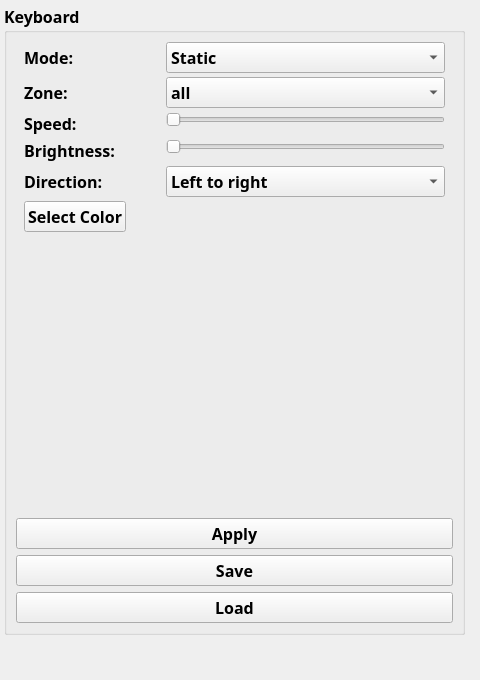
     <widget class="QWidget" name="keyboard_tab">
      <property name="sizePolicy">
       <sizepolicy hsizetype="Maximum" vsizetype="Maximum">
        <horstretch>0</horstretch>
        <verstretch>0</verstretch>
       </sizepolicy>
      </property>
      <property name="minimumSize">
       <size>
        <width>480</width>
        <height>680</height>
       </size>
      </property>
      <property name="maximumSize">
       <size>
        <width>480</width>
        <height>680</height>
       </size>
      </property>
      <property name="styleSheet">
       <string notr="true"/>
      </property>
      <attribute name="title">
       <string>Keyboard</string>
      </attribute>
      <widget class="QGroupBox" name="keyboard_box">
       <property name="geometry">
        <rect>
         <x>4</x>
         <y>4</y>
         <width>461</width>
         <height>631</height>
        </rect>
       </property>
       <property name="font">
        <font>
         <family>TT Squares</family>
         <pointsize>12</pointsize>
         <italic>false</italic>
         <bold>true</bold>
        </font>
       </property>
       <property name="title">
        <string>Keyboard</string>
       </property>
       <layout class="QVBoxLayout" name="keyboardBoxLayout">
        <item>
         <layout class="QVBoxLayout" name="verticalLayout_8">
          <property name="topMargin">
           <number>0</number>
          </property>
          <property name="bottomMargin">
           <number>0</number>
          </property>
          <item>
           <layout class="QFormLayout" name="formLayout">
            <property name="labelAlignment">
             <set>Qt::AlignmentFlag::AlignLeading|Qt::AlignmentFlag::AlignLeft|Qt::AlignmentFlag::AlignVCenter</set>
            </property>
            <property name="formAlignment">
             <set>Qt::AlignmentFlag::AlignLeading|Qt::AlignmentFlag::AlignLeft|Qt::AlignmentFlag::AlignTop</set>
            </property>
            <property name="horizontalSpacing">
             <number>40</number>
            </property>
            <property name="verticalSpacing">
             <number>4</number>
            </property>
            <property name="leftMargin">
             <number>8</number>
            </property>
            <property name="rightMargin">
             <number>8</number>
            </property>
            <item row="0" column="0">
             <widget class="QLabel" name="mode_label">
              <property name="font">
               <font>
                <family>TT Squares</family>
                <pointsize>12</pointsize>
               </font>
              </property>
              <property name="text">
               <string>Mode:</string>
              </property>
             </widget>
            </item>
            <item row="0" column="1">
             <widget class="QComboBox" name="mode_combo">
              <property name="font">
               <font>
                <family>TT Squares</family>
                <pointsize>12</pointsize>
               </font>
              </property>
              <item>
               <property name="text">
                <string>Static</string>
               </property>
              </item>
              <item>
               <property name="text">
                <string>Breath</string>
               </property>
              </item>
              <item>
               <property name="text">
                <string>Neon</string>
               </property>
              </item>
              <item>
               <property name="text">
                <string>Wave</string>
               </property>
              </item>
              <item>
               <property name="text">
                <string>Shifting</string>
               </property>
              </item>
              <item>
               <property name="text">
                <string>Zoom</string>
               </property>
              </item>
             </widget>
            </item>
            <item row="1" column="0">
             <widget class="QLabel" name="zone_label">
              <property name="font">
               <font>
                <family>TT Squares</family>
                <pointsize>12</pointsize>
               </font>
              </property>
              <property name="text">
               <string>Zone:</string>
              </property>
             </widget>
            </item>
            <item row="1" column="1">
             <widget class="QComboBox" name="zone_combo">
              <property name="font">
               <font>
                <family>TT Squares</family>
                <pointsize>12</pointsize>
               </font>
              </property>
              <item>
               <property name="text">
                <string>all</string>
               </property>
              </item>
              <item>
               <property name="text">
                <string>1</string>
               </property>
              </item>
              <item>
               <property name="text">
                <string>2</string>
               </property>
              </item>
              <item>
               <property name="text">
                <string>3</string>
               </property>
              </item>
              <item>
               <property name="text">
                <string>4</string>
               </property>
              </item>
             </widget>
            </item>
            <item row="2" column="0">
             <widget class="QLabel" name="speed_label">
              <property name="font">
               <font>
                <family>TT Squares</family>
                <pointsize>12</pointsize>
               </font>
              </property>
              <property name="text">
               <string>Speed:</string>
              </property>
             </widget>
            </item>
            <item row="2" column="1">
             <widget class="QSlider" name="speed_spin">
              <property name="font">
               <font>
                <family>TT Squares</family>
                <pointsize>12</pointsize>
               </font>
              </property>
              <property name="maximum">
               <number>9</number>
              </property>
              <property name="orientation">
               <enum>Qt::Orientation::Horizontal</enum>
              </property>
              <property name="tickInterval">
               <number>1</number>
              </property>
             </widget>
            </item>
            <item row="3" column="0">
             <widget class="QLabel" name="brightness_label">
              <property name="font">
               <font>
                <family>TT Squares</family>
                <pointsize>12</pointsize>
               </font>
              </property>
              <property name="text">
               <string>Brightness:</string>
              </property>
             </widget>
            </item>
            <item row="3" column="1">
             <widget class="QSlider" name="brightness_spin">
              <property name="font">
               <font>
                <family>TT Squares</family>
                <pointsize>12</pointsize>
               </font>
              </property>
              <property name="maximum">
               <number>100</number>
              </property>
              <property name="orientation">
               <enum>Qt::Orientation::Horizontal</enum>
              </property>
              <property name="tickInterval">
               <number>1</number>
              </property>
             </widget>
            </item>
            <item row="4" column="0">
             <widget class="QLabel" name="direction_label">
              <property name="font">
               <font>
                <family>TT Squares</family>
                <pointsize>12</pointsize>
               </font>
              </property>
              <property name="text">
               <string>Direction:</string>
              </property>
             </widget>
            </item>
            <item row="4" column="1">
             <widget class="QComboBox" name="direction_combo">
              <property name="font">
               <font>
                <family>TT Squares</family>
                <pointsize>12</pointsize>
               </font>
              </property>
              <item>
               <property name="text">
                <string>Left to right</string>
               </property>
              </item>
              <item>
               <property name="text">
                <string>Right to left</string>
               </property>
              </item>
             </widget>
            </item>
            <item row="5" column="0">
             <widget class="QPushButton" name="color_button">
              <property name="font">
               <font>
                <family>TT Squares</family>
                <pointsize>12</pointsize>
               </font>
              </property>
              <property name="text">
               <string>Select Color</string>
              </property>
             </widget>
            </item>
           </layout>
          </item>
          <item>
           <widget class="QPushButton" name="apply_button">
            <property name="font">
             <font>
              <family>TT Squares</family>
              <pointsize>12</pointsize>
             </font>
            </property>
            <property name="text">
             <string>Apply</string>
            </property>
           </widget>
          </item>
          <item>
           <widget class="QPushButton" name="save_button">
            <property name="font">
             <font>
              <family>TT Squares</family>
              <pointsize>12</pointsize>
             </font>
            </property>
            <property name="text">
             <string>Save</string>
            </property>
           </widget>
          </item>
          <item>
           <widget class="QPushButton" name="load_button">
            <property name="font">
             <font>
              <family>TT Squares</family>
              <pointsize>12</pointsize>
             </font>
            </property>
            <property name="text">
             <string>Load</string>
            </property>
           </widget>
          </item>
         </layout>
        </item>
       </layout>
      </widget>
     </widget>
